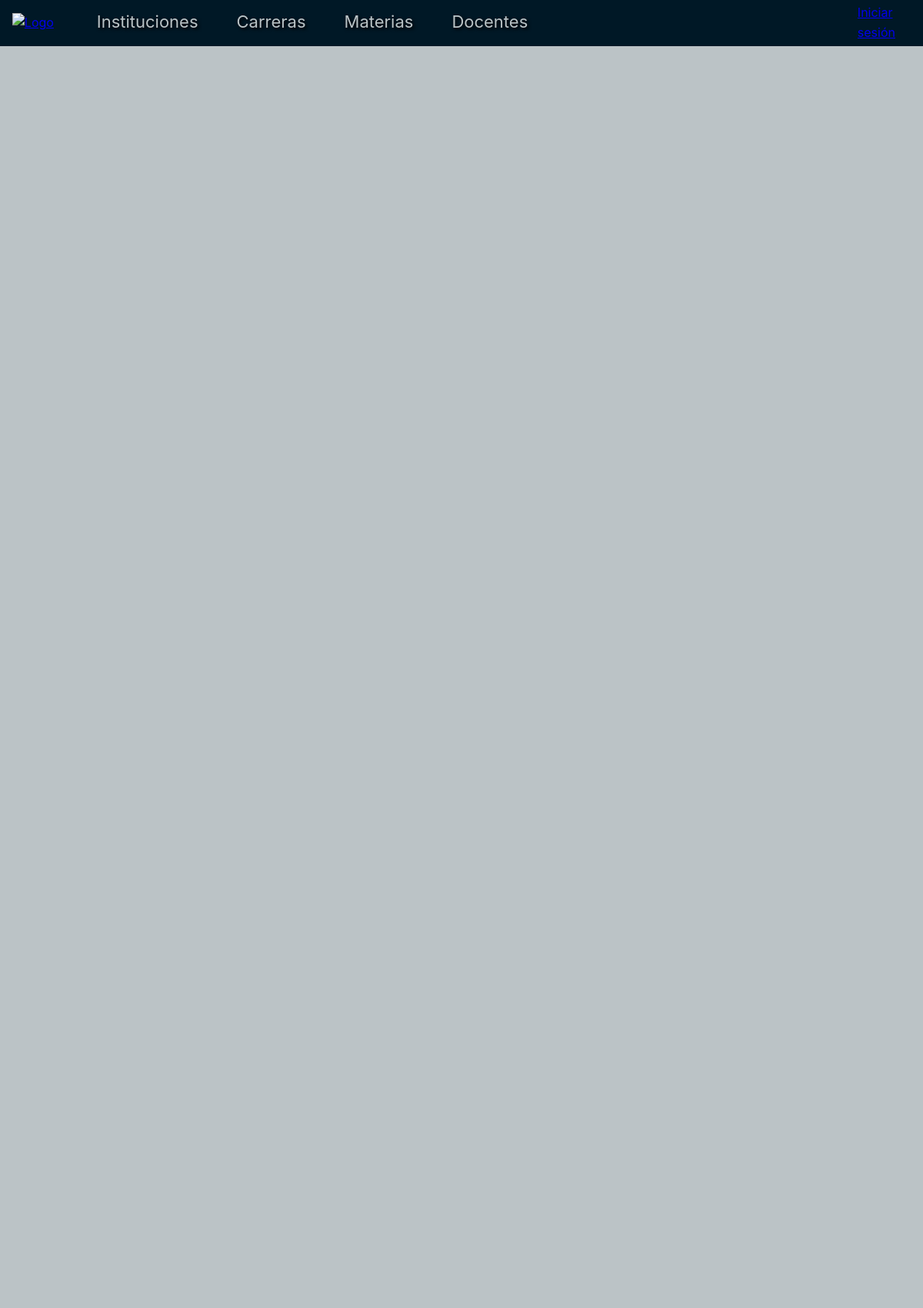
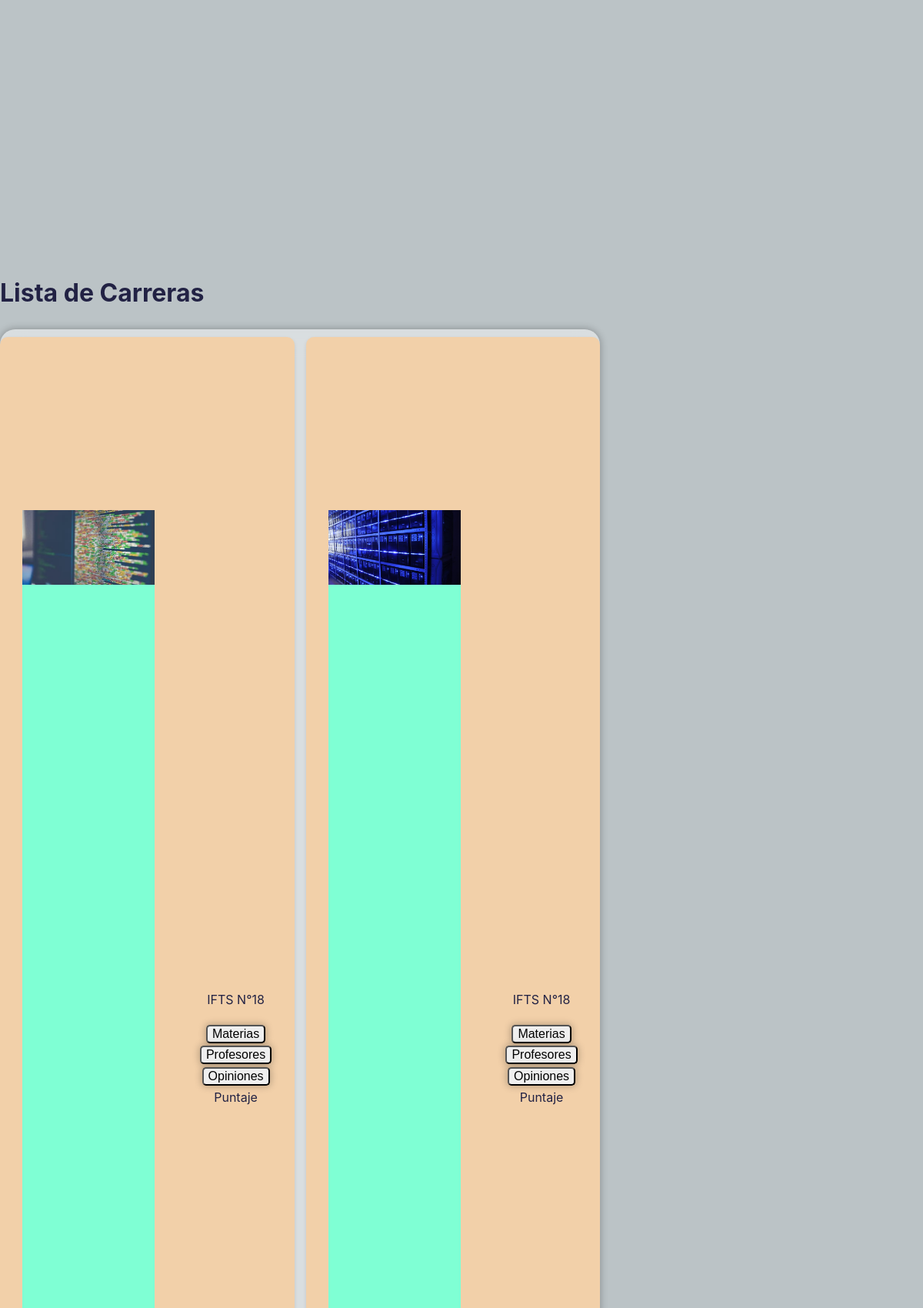
The app's page /carrera/lista/ (upper part) with its own data (2 pictures, top to bottom).
### apps/carrera/models.py (models this page shows, shortened)
class Carrera(models.Model):
    nombre = models.CharField(default="Técnico Superior", max_length=150, blank=True, null=True)
    duracion = models.PositiveIntegerField(default=None)
    institucion = models.ForeignKey('institucion.Institucion', on_delete=models.CASCADE, related_name='carreras_institucion', default=None)
    img_perfil = models.ImageField(upload_to='perfiles/carrera_uploads/', default='perfiles/Carreras/Carreras-Perfil.jpeg' , blank=True, null=True)

### apps/institucion/models.py (models this page shows)
class Institucion(models.Model):
    nombre = models.CharField(default="IFTS", max_length=150, blank=True, null=True)
    ubicacion = models.CharField(default="Argentina", max_length=250, blank=True, null=True)
    url = models.CharField(default="", max_length=250, blank=True, null=True)
    usuario = models.ForeignKey('custom_user.CustomUser', on_delete=models.CASCADE, related_name='instituciones_usuario', default=None)
    img_perfil = models.ImageField(upload_to='perfiles/ifts_uploads/', default='perfiles/IFTS/IFTS18-FRONT.jpg' , blank=True, null=True)
    def __str__(self):
        return self.nombre

### apps/carrera/views.py (the view)
# urls.py: path("lista/", CarreraListView.as_view(), name="lista_carreras"),
class CarreraListView(ListView):
    model = Carrera
    template_name = "lista_carrera.html"
    context_object_name = "carreras"

### apps/carrera/templates/lista_carrera.html (shortened to what this page needs)
{% extends "template_base.html" %}
{% load static %}
{% block extra_head %}
    <link rel="stylesheet" href="{% static 'css/lista_carreras.css' %}">
{% endblock %}
{% block content %}
    <div>
        <h1>Lista de Carreras</h1>
        <div class="ifts">
        {% for carrera in carreras %}
            <section class="sectionIfts">
                <div class="tarjetaIfts">
                    <div class="imgTarjetaIfts"><img src="{{ carrera.img_perfil.url }}" alt=""></div>
                    <div class="divBotonesTarjeta">
                        <p> {{ carrera.institucion }} </p>
                        <a href="{% url 'lista_materias' %}"><button id="btnIftsMaterias">Materias</button></a>
                        <a href="{% url 'lista_profesores' %}"><button id="btnIftsProfesores">Profesores</button></a>
                        <a href="{% url 'opiniones_por_entidad' model_name='carrera' entity_id=carrera.id %}"><button id="btnIftsOpiniones">Opiniones</button></a>
                        <div>Puntaje</div>
                    </div>
                </div>
            </section>
        {% endfor %}
        </div>
    </div>
{% endblock %}

### static/css/template_base.css (style rules this page uses)
body,html { font: 1em/1.618 Inter, sans-serif; display: flex; flex-direction: column; justify-content: center; min-height: 100vh; margin: 0; color: #224; background-color: #bbc3c6; }

### static/css/lista_carreras.css (style rules this page uses)
.ifts { min-height: 20vh; max-height: 55vh; display: grid; width: 65vw; gap: 15px; overflow-y: auto; overflow-x: hidden; border-radius: 20px; grid-template-columns: repeat(auto-fit, minmax(300px, 1fr)); grid-gap: 20px; text-align: center; background-color: rgba(255, 255, 255, 0.45); box-shadow: 0 0 10px 1px rgba(0, 0, 0, 0.25); backdrop-filter: blur(15px); justify-content: center; box-sizing: border-box; }
.tarjetaIfts { height: 20vh; display: flex; flex: 0 0 24%; background-color: #F2D0A9; border-radius: 10px; margin: 10px auto; box-shadow: 0 2px 5px rgba(0,0,0,0.1); transition: transform 0.2s; }
.imgTarjetaIfts { width: 45%; height: 15vh; margin: auto; background-color: aquamarine; border-radius: 10px; }
.imgTarjetaIfts img { width: 100%; }
.divBotonesTarjeta { width: auto; height: auto; display: flex; flex-direction: column; margin: auto; gap: 2px; justify-content: center; align-content: space-around; }
.divBotonesTarjeta button { border-radius: 5px; background-color: zrgba(255, 255, 255, 0.45); box-shadow: 0 0 10px 1px rgba(0, 0, 0, 0.25); backdrop-filter: blur(15px); font-size: 100%; }

### records on screen
Carrera: img_perfil (picture), institucion "IFTS N°18"
Carrera: img_perfil (picture), institucion "IFTS N°18"
